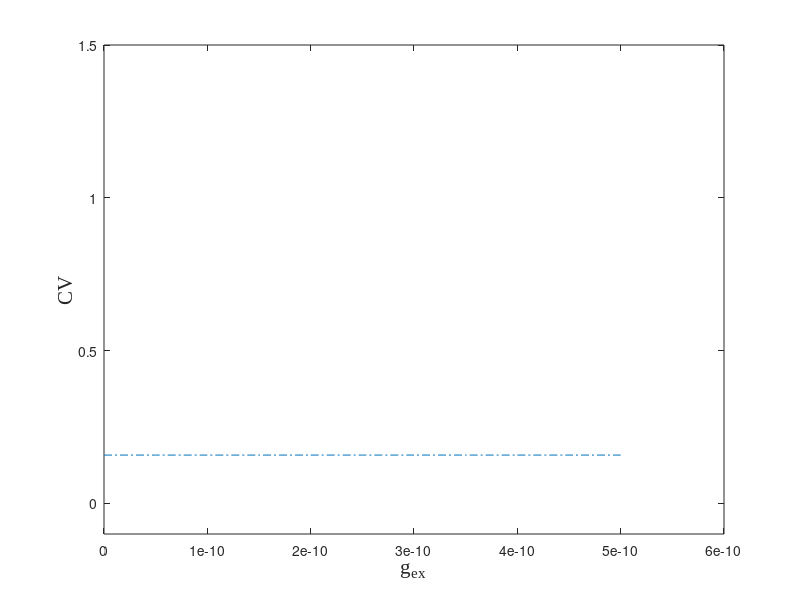

The MATLAB script that drew this image:
clearvars, close all
%% Parameters
run_time = 6;
deltaT = 0.001;
p = 4/6;

N = 1000; % Number of coupled oscillators
R = 25;
g_ex = 0:5e-11:0.5e-9;

%% Initialization
% x_init = (15*rand(N,1)-58)*1e-3;
% y_init = rand(N,1)*70e-12;
% z_init = zeros(N, 1);
% init=vertcat(x_init,y_init,z_init);
% 
% CVi = zeros(size(R, 2), size(g_ex, 2));

load CVi
load T

figure
% for i = 1:size(R, 2)
%     G = connectivity_matrix(N,R(i));
%     for j = 1:size(g_ex, 2)
%         [T, V, ST]=mysolv(@System, 0, run_time, deltaT, init, G, g_ex(j));
% 
%         X_len = length(V(1:N, :));
%         T = T(floor(X_len*p)+1:end);
% %         ST = ST(:, floor(X_len*p)+1:end);
% 
%         CVi(i, j) = mean(CV(ST));
%     end
% end
    
% save CVi CVi
% save T T

plot(g_ex, CVi, '-.', 'MarkerSize', 10)
ylim([-0.1 1.5])
ylabel('CV','FontName','Times New Roman','fontsize',15)
xlabel('g_{ex}','FontName','Times New Roman','fontsize',15)
